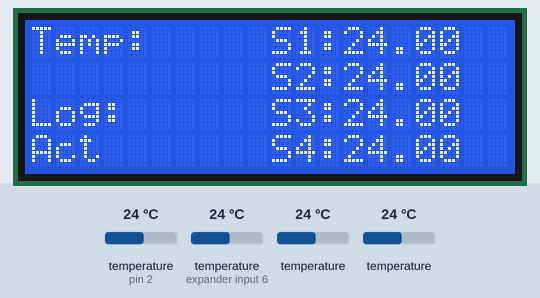
This sketch was run on a simulated Arduino Uno, built with avr-gcc and run on an emulated ATmega328P. On the bench: 20×4 character LCD. Inputs (shaded band) come from the test bench; at power-on: temperature (sensors on pin 2, expander input 6) 24 °C, temperature 24 °C. The local clock reads 2024-03-15 10:24:30 at power-on unless the sketch sets it; storage starts empty.

Above: at 6.4 s.
6.5 s: temperature (sensor on pin 2) set to 28 °C
At 8.0 s:
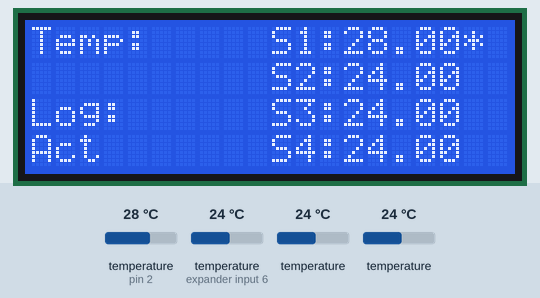
8.4 s: temperature (sensor on expander input 6) set to 28 °C
At 10.0 s:
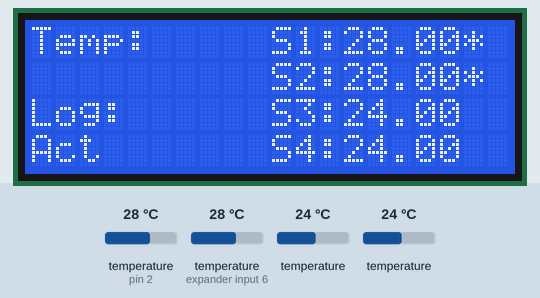
10.3 s: temperature (sensor 202) set to 28 °C
At 12.0 s:
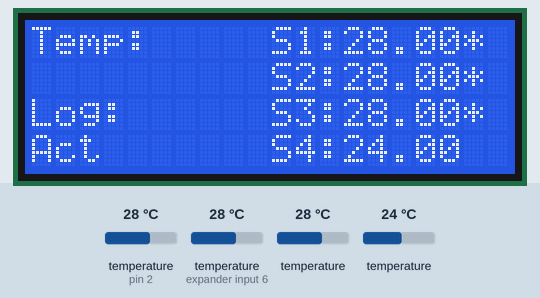
12.3 s: temperature (sensor 302) set to 28 °C
At 13.9 s:
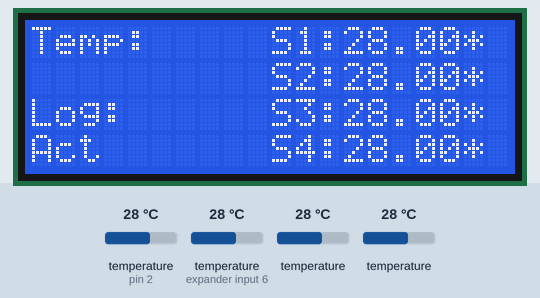
14.2 s: temperature (sensor on pin 2) set to 12 °C
At 15.7 s:
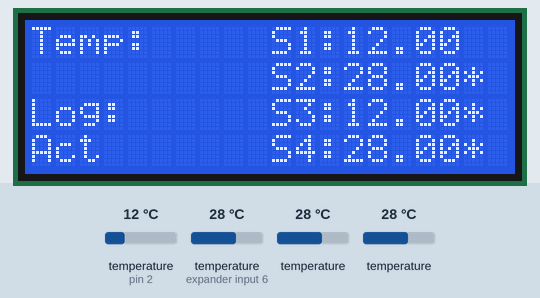
16.0 s: temperature (sensor on expander input 6) set to 12 °C
At 17.3 s:
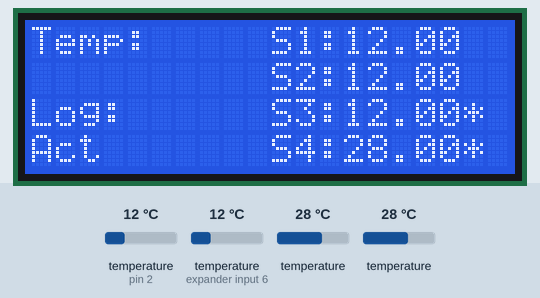
Timing chart, 0 to 18.8 s (numbered marks = the images above; inputs shaded):
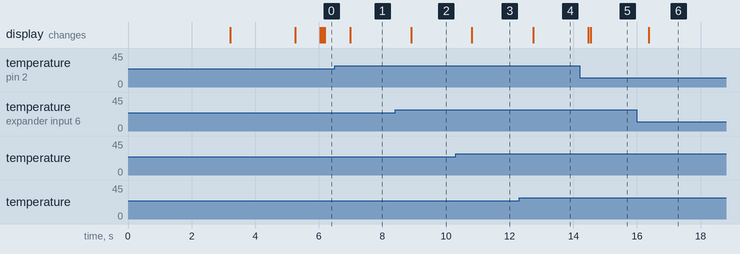

Measured:
- after the input at 6.5 s, the display: changes after 0.48 s (image 1)
- after the input at 8.4 s, the display: changes after 0.50 s (image 2)
- after the input at 10.3 s, the display: changes after 0.51 s (image 3)
- after the input at 12.3 s, the display: changes after 0.43 s (image 4)
- after the input at 14.2 s, the display: first changes after 0.26 s (image 5 shows a later state)
- after the input at 16.0 s, the display: changes after 0.38 s (image 6)

The sketch:

Temps_V0.2.3.ino
```cpp
/*
  LCD Temp Sensor logger

  Logs temps to SD Card + LCD

  The circuit:
  - LCD and RTC connected Analog pin4 + pin5 I2c bus
  - Temp Sensors OneWire to Digital pin2 (4.7K Resistor between VCC and Data Line)
  - SD Card -MISO pin12
            -MOSI pin11
            -SCK pin13
            -CS pin10 Changable, See //SetupSD below.

  created 2018
  by Stephen McBain <http://mcbainsite.duckdns.org>
*/
#include <SPI.h>
#include <SD.h>
File dataFile;

#include <Wire.h> //I2C Communication
#include <LiquidCrystal_I2C.h>
#include <DS3232RTC.h>
#include <DS3231.h>
// Init the DS3231 using the hardware interface
DS3231  rtc(SDA, SCL);

#include <OneWire.h>
#include <DallasTemperature.h>
// Data wire is plugged into pin 2 on the Arduino
#define ONE_WIRE_BUS 2
// Setup a oneWire instance to communicate with any OneWire devices
// (not just Maxim/Dallas temperature ICs)
OneWire oneWire(ONE_WIRE_BUS);
// Pass our oneWire reference to Dallas Temperature.
DallasTemperature sensors(&oneWire);

#define I2C_ADDR 0x27  // Add your address here.
#define Rs_pin 0
#define Rw_pin 1
#define En_pin 2
#define BACKLIGHT_PIN 3
#define D4_pin 4
#define D5_pin 5
#define D6_pin 6
#define D7_pin 7

LiquidCrystal_I2C lcd(I2C_ADDR, En_pin, Rw_pin, Rs_pin, D4_pin, D5_pin, D6_pin, D7_pin);
const int allert = 25;
void setup()
{
  lcd.begin (20, 4); //  our LCD is a 20x4, change for your LCD if needed

  // LCD Backlight ON
  lcd.setBacklightPin(BACKLIGHT_PIN, POSITIVE);
  lcd.setBacklight(HIGH);

  setSyncProvider(RTC.get);  // Library function to get the time from the RTC module. DS3232RTC.h Library
  if (timeStatus() != timeSet)
    Serial.println("System Time Cannot be Set. Check Connections.");
  else
    Serial.println("System Time is Set.");

  // Initialize the rtc clock. DS3231.h Library
  rtc.begin();

  // Start up the sensors library
  Serial.print("Locating devices...");
  sensors.begin();
  Serial.print("Found ");
  Serial.print(sensors.getDeviceCount(), DEC);
  Serial.println(" devices.");

  //LCD Welcome Message
  lcd.home(); // go home on LCD
  lcd.print(" TheMcBain Temp Log");
  lcd.setCursor(7, 1);
  lcd.print("V0.2.3");
  lcd.setCursor(2, 3);
  lcd.print("mcbainsite.co.uk");
  delay(3000);

  //SetupSD Card
  Serial.print("\nInitializing SD card...");
  lcd.clear();
  lcd.home();
  lcd.print("Initializing Log...");
  lcd.setCursor(0, 2);
  lcd.print("SD Card...");
  //Change 10 below to Set CS Pin
  if (!SD.begin(10)) {
    Serial.println("SD inisalisation Failed");
    lcd.print("ERROR!");
    delay(2000);
    headderNOSD();
    return;
  } else {
    dataFile = SD.open("startup.txt", FILE_WRITE);
    dataFile.print("Startup logged.....");
    dataFile.print(rtc.getDateStr());
    dataFile.print(", ");
    dataFile.println(rtc.getTimeStr());
    dataFile.close();
    SD.remove("temps.txt");
    Serial.println("Writing headder");
    dataFile = SD.open("temps.txt", FILE_WRITE);
    dataFile.println("Temprature Log");
    dataFile.println("Written By Stephen McBain");
    dataFile.println();
    dataFile.println(rtc.getDateStr());
    dataFile.println(" ");
    dataFile.println("Data");
    dataFile.println();
    dataFile.close();
    Serial.println("SD Ready");
    lcd.print("Ready!");
    delay(2000);
    headder();
  }
}

void headder() //Setup LCD with logging active message
{
  lcd.clear();
  lcd.home();
  lcd.print("Temp:     S1:");
  lcd.setCursor(10, 1);
  lcd.print("S2:");
  lcd.setCursor(10, 2);
  lcd.print("S3:");
  lcd.setCursor(10, 3);
  lcd.print("S4:");
  lcd.setCursor(0, 2);
  lcd.print("Log:");
  lcd.setCursor(0, 3);
  lcd.print("Act");
}

void headderNOSD() //Setup LCD with logging inactive message
{
  lcd.clear();
  lcd.home();
  lcd.print("Temp:     S1:");
  lcd.setCursor(10, 1);
  lcd.print("S2:");
  lcd.setCursor(9, 2);
  lcd.print("S3:");
  lcd.setCursor(9, 3);
  lcd.print("S4:");
  lcd.setCursor(0, 2);
  lcd.print("Log:");
  lcd.setCursor(0, 3);
  lcd.print("inAct");
}

void loop()
{
  sensors.requestTemperatures(); // Send the command to get temperature readings
  //Sensor 1
  lcd.setCursor(13, 0);
  if (sensors.getTempCByIndex(0) == -127.00) {
    lcd.print("N/A ");
  } else {
    if (sensors.getTempCByIndex(0) >= allert) {
      lcd.print(sensors.getTempCByIndex(0)); // Why "byIndex"?
      // You can have more than one DS18B20 on the same bus.
      // 0 refers to the first IC on the wire
      lcd.print("* ");
    } else {
      lcd.print(sensors.getTempCByIndex(0)); // Why "byIndex"?
      // You can have more than one DS18B20 on the same bus.
      // 0 refers to the first IC on the wire
      lcd.setCursor(18, 0);
      lcd.print("  ");
    }
  }
  //Sensor 2
  lcd.setCursor(13, 1);
  if (sensors.getTempCByIndex(1) == -127.00) {
    lcd.print("N/A    ");
  } else {
    if (sensors.getTempCByIndex(1) >= allert) {
      lcd.print(sensors.getTempCByIndex(1)); // Why "byIndex"?
      // You can have more than one DS18B20 on the same bus.
      // 0 refers to the first IC on the wire
      lcd.print("* ");
    } else {
      lcd.print(sensors.getTempCByIndex(1)); // Why "byIndex"?
      // You can have more than one DS18B20 on the same bus.
      // 0 refers to the first IC on the wire
      lcd.setCursor(18, 1);
      lcd.print("  ");
    }
  }
  //Sensor 3
  lcd.setCursor(13, 2);
  if (sensors.getTempCByIndex(2) == -127.00) {
    lcd.print("N/A    ");
  } else {
    if (sensors.getTempCByIndex(2) >= allert) {
      lcd.print(sensors.getTempCByIndex(0)); // Why "byIndex"?
      // You can have more than one DS18B20 on the same bus.
      // 0 refers to the first IC on the wire
      lcd.print("* ");
    } else {
      lcd.print(sensors.getTempCByIndex(2)); // Why "byIndex"?
      // You can have more than one DS18B20 on the same bus.
      // 0 refers to the first IC on the wire
      lcd.setCursor(18, 2);
      lcd.print("  ");
    }
  }
  //Sensor 4
  lcd.setCursor(13, 3);
  if (sensors.getTempCByIndex(3) == -127.00) {
    lcd.print("N/A    ");
  } else {
    if (sensors.getTempCByIndex(3) >= allert) {
      lcd.print(sensors.getTempCByIndex(3)); // Why "byIndex"?
      // You can have more than one DS18B20 on the same bus.
      // 0 refers to the first IC on the wire
      lcd.print("* ");
    } else {
      lcd.print(sensors.getTempCByIndex(3)); // Why "byIndex"?
      // You can have more than one DS18B20 on the same bus.
      // 0 refers to the first IC on the wire
      lcd.setCursor(18, 3);
      lcd.print("  ");
    }
  }
  if (((minute() == 00) && (second() == 00)) || ((minute() == 10) && (second() == 00)) || ((minute() == 20) && (second() == 00)) || ((minute() == 30) && (second() == 0)) || ((minute() == 40) && (second() == 0)) || ((minute() == 50) && (second() == 0))) {
    sensors.requestTemperatures(); // Send the command to get temperature readings
    /********************************************************************/
    dataFile = SD.open("temps.txt", FILE_WRITE);
    dataFile.print(rtc.getTimeStr());
    dataFile.print(" ");
    dataFile.print("S1:");
    dataFile.print(" ");
    dataFile.print(sensors.getTempCByIndex(0));
    dataFile.print(" ");
    dataFile.print("S2:");
    dataFile.print(" ");
    dataFile.print(sensors.getTempCByIndex(1));
    dataFile.print(" ");
    dataFile.print("S3:");
    dataFile.print(" ");
    dataFile.print(sensors.getTempCByIndex(2));
    dataFile.print(" ");
    dataFile.print("S4:");
    dataFile.print(" ");
    dataFile.println(sensors.getTempCByIndex(3));
    dataFile.close();
  }
}
```
